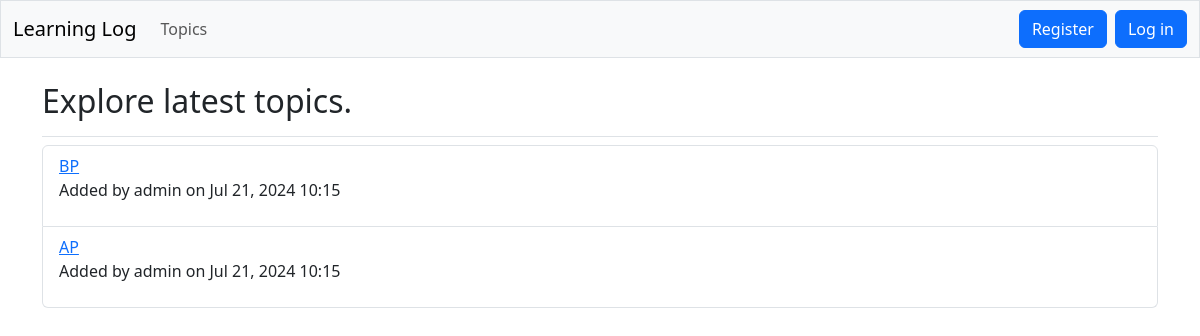
Before: /topics/ with the older database file.
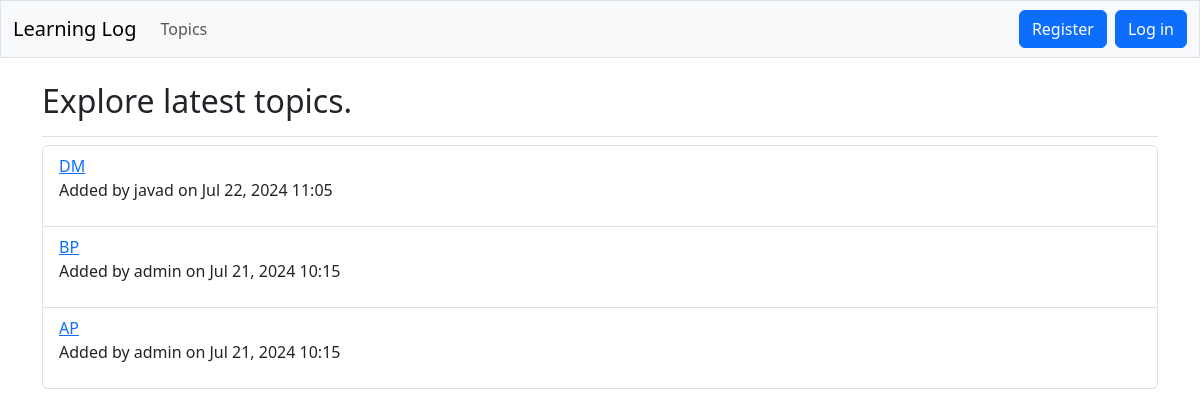
After: the same page with the newer database file.
### logs/models.py (models this page shows, shortened)
class Topic(models.Model):
    owner = models.ForeignKey(User, on_delete=models.CASCADE)
    date_added = models.DateTimeField(auto_now_add=True)
    text = models.CharField(max_length=200)

### logs/views.py (the view)
# urls.py: path('topics/', views.topics, name='topics'),
def topics(request):
    objects = Topic.objects.order_by('date_added').reverse()
    if objects:
        objects.reverse()
    context = {'topics': objects}
    return render(request, 'logs/topics.html', context)

### templates/logs/topics.html (shortened to what this page needs)
{% extends "base.html" %}
{% load django_bootstrap5 %}
{% block header %}
    <h2>Explore latest topics.</h2>
{% endblock header %}
{% block content %}
    <ul class="list-group">
        {% for topic in topics %}
            <li class="list-group-item">
                <a href="{% url 'logs:topic' topic.id %}">{{ topic.text }}</a>
                <p>Added by {{ topic.owner.username }} on {{ topic.date_added|date:'M d, Y H:i' }}</p>
            </li>
        {% empty %}
            <li class="list-group-item">No topics have been added yet.</li>
        {% endfor %}
    </ul>
{% endblock content %}

### templates/base.html (shortened to what this page needs)
<!DOCTYPE html>
<html lang="en" dir="ltr">
<head>
    {% load django_bootstrap5 %}
    {% bootstrap_css %}
</head>
<body>
<nav class="navbar navbar-expand-md navbar-light bg-light mb-4 border">
    <div class="container-fluid">
        <a class="navbar-brand" href="{% url 'logs:index' %}">Learning Log</a>
        <div class="collapse navbar-collapse" id="navbarCollapse">
            <ul class="navbar-nav me-auto gap-2">
                <li class="nav-item">
                    <a class="nav-link" href="{% url 'logs:topics' %}">
                        Topics</a></li>
            </ul>
            <ul class="navbar-nav ms-auto mb-2 mb-md-0 gap-2">
                {% if user.is_authenticated %}
                    <li class="nav-item">
                        <label class="navbar-text">Hello, {{ user.username }}.</label>
                    </li>
                    <li class="nav-item">
                        <form action="{% url 'accounts:logout' %}" method='post'>
                            {% csrf_token %}
                            {% bootstrap_button button_type="submit" content="Log out" %}
                        </form>
                    </li>
                {% else %}
                    <li class="nav-item">
                        <form action="{% url 'accounts:register' %}" method='get'>
                            {% bootstrap_button button_type="submit" content="Register" %}
                        </form>
                    </li>
                    <li class="nav-item">
                        <form action="{% url 'accounts:login' %}" method='get'>
                            {% bootstrap_button button_type="submit" content="Log in" %}
                        </form>
                    </li>
                {% endif %}
            </ul>
        </div>
    </div>
</nav>
<main class="container">
    <div class="pb-2 mb-2 border-bottom">
        {% block header %}{% endblock header %}
    </div>
    <div>
        {% block content %}{% endblock content %}
    </div>
</main>
</body>
</html>

Changed rows visible on the page:
added Topic: text "DM", owner.username "javad", date_added "Jul 22, 2024 11:05"
